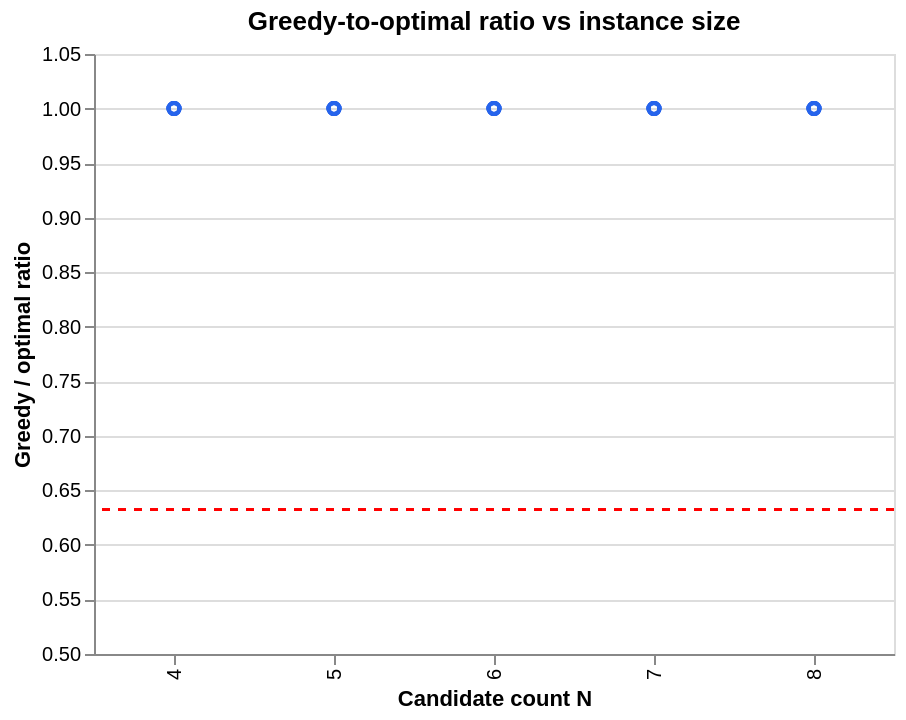

Write the Vega-Lite specification saved for this chart.
### Vega-Lite specification from a JSON file in a GitHub repository (floating-point values rounded to 4 significant figures)
{"$schema": "https://vega.github.io/schema/vega-lite/v5.json", "title": "Greedy-to-optimal ratio vs instance size", "width": 400, "height": 300, "data": {"values": [{"N": 4, "ratio": 1, "bound": 0.6321}, {"N": 4, "ratio": 1, "bound": 0.6321}, {"N": 4, "ratio": 1, "bound": 0.6321}, {"N": 4, "ratio": 1, "bound": 0.6321}, {"N": 4, "ratio": 1, "bound": 0.6321}, {"N": 4, "ratio": 1, "bound": 0.6321}, {"N": 4, "ratio": 1, "bound": 0.6321}, {"N": 4, "ratio": 1, "bound": 0.6321}, {"N": 4, "ratio": 1, "bound": 0.6321}, {"N": 4, "ratio": 1, "bound": 0.6321}, {"N": 5, "ratio": 1, "bound": 0.6321}, {"N": 5, "ratio": 1, "bound": 0.6321}, {"N": 5, "ratio": 1, "bound": 0.6321}, {"N": 5, "ratio": 1, "bound": 0.6321}, {"N": 5, "ratio": 1, "bound": 0.6321}, {"N": 5, "ratio": 1, "bound": 0.6321}, {"N": 5, "ratio": 1, "bound": 0.6321}, {"N": 5, "ratio": 1, "bound": 0.6321}, {"N": 5, "ratio": 1, "bound": 0.6321}, {"N": 5, "ratio": 1, "bound": 0.6321}, {"N": 6, "ratio": 1, "bound": 0.6321}, {"N": 6, "ratio": 1, "bound": 0.6321}, {"N": 6, "ratio": 1, "bound": 0.6321}, {"N": 6, "ratio": 1, "bound": 0.6321}, {"N": 6, "ratio": 1, "bound": 0.6321}, {"N": 6, "ratio": 1, "bound": 0.6321}, {"N": 6, "ratio": 1, "bound": 0.6321}, {"N": 6, "ratio": 1, "bound": 0.6321}, {"N": 6, "ratio": 1, "bound": 0.6321}, {"N": 6, "ratio": 1, "bound": 0.6321}, {"N": 7, "ratio": 1, "bound": 0.6321}, {"N": 7, "ratio": 1, "bound": 0.6321}, {"N": 7, "ratio": 1, "bound": 0.6321}, {"N": 7, "ratio": 1, "bound": 0.6321}, {"N": 7, "ratio": 1, "bound": 0.6321}, {"N": 7, "ratio": 1, "bound": 0.6321}, {"N": 7, "ratio": 1, "bound": 0.6321}, {"N": 7, "ratio": 1, "bound": 0.6321}, {"N": 7, "ratio": 1, "bound": 0.6321}, {"N": 7, "ratio": 1, "bound": 0.6321}, {"N": 8, "ratio": 1, "bound": 0.6321}, {"N": 8, "ratio": 1, "bound": 0.6321}, {"N": 8, "ratio": 1, "bound": 0.6321}, {"N": 8, "ratio": 1, "bound": 0.6321}, {"N": 8, "ratio": 1, "bound": 0.6321}, {"N": 8, "ratio": 1, "bound": 0.6321}, {"N": 8, "ratio": 1, "bound": 0.6321}, {"N": 8, "ratio": 1, "bound": 0.6321}, {"N": 8, "ratio": 1, "bound": 0.6321}, {"N": 8, "ratio": 1, "bound": 0.6321}]}, "layer": [{"mark": {"type": "point", "opacity": 0.5}, "encoding": {"x": {"field": "N", "type": "ordinal", "title": "Candidate count N"}, "y": {"field": "ratio", "type": "quantitative", "title": "Greedy / optimal ratio", "scale": {"domain": [0.5, 1.05]}}, "color": {"value": "#2563eb"}}}, {"mark": {"type": "rule", "color": "red", "strokeDash": [4, 4]}, "encoding": {"y": {"field": "bound", "type": "quantitative"}}}]}
